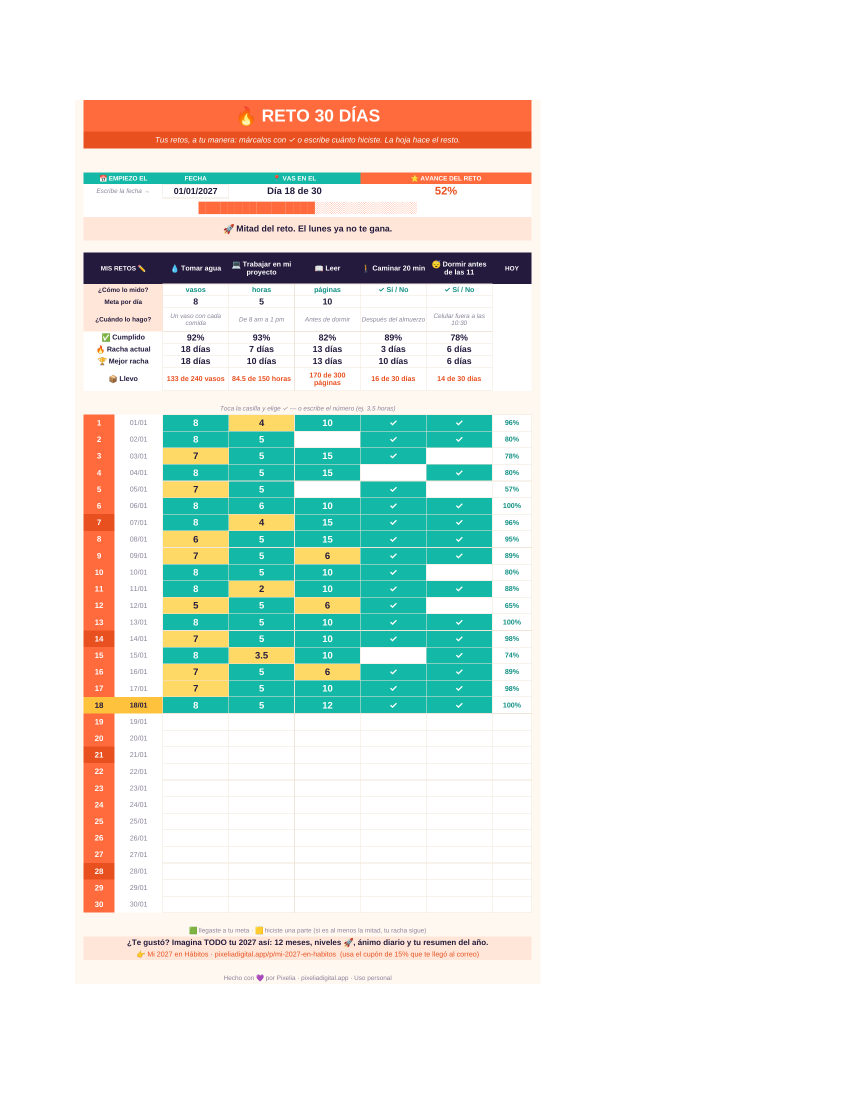
#> input picture herramientas/reto30/capturas/lleno.png, 1700 x 2200 px (shown at 1/2 size)
$ python demo_web.py capturas/lleno.png capturas/vacio.png capturas/vacio.png
#> lines starting #> are read from the running program, lines starting #| are printed output that depends on the picture
### herramientas/reto30/reel.py
"""Reel del regalo "Reto 30 Días" (fórmula de Diego: molestia → "ya no tienes que hacer esto" → magia → gratis).
Usa las capturas de capturas/ (las hace capturar.sh con LibreOffice) y las letras de fonts/ (Inter, OFL), así corre
igual en la sesión de Claude que en el contenedor del estudio.
  python3 reel.py salida.mp4 [--dur 3.4,1.6,7.2,3.8] [--audio audio.wav] [--poster poster.jpg]
--dur = segundos de cada escena (molestia, "ya no tienes que…", la hoja, gratis); voz.py los ajusta a la voz."""
import sys, json, subprocess, shutil, tempfile, pathlib
from PIL import Image, ImageDraw, ImageFont

HERE = pathlib.Path(__file__).resolve().parent
def arg(name, default=None):
    return sys.argv[sys.argv.index(name) + 1] if name in sys.argv else default
W, H, FPS = 1080, 1920, 24
F = lambda s, w="Bold": ImageFont.truetype(str(HERE / "fonts" / f"Inter-{w}.otf"), int(s))
ORANGE, PINK, INK, TEAL, YEL = (255, 107, 61), (255, 79, 163), (35, 26, 61), (20, 184, 166), (255, 217, 102)
PEACH_T = (255, 177, 153)

HOOK = ("¿Anotas tus metas", "y a la semana", "ya ni te acuerdas?")
LIBRETA_T = "Metas de esta semana"
LIBRETA = ["Ir al gym", "Trabajar 5 horas en lo mío", "Leer 10 páginas", "Ahorrar", "Dormir temprano"]
SELLO = ("OLVIDADO", "a los 5 días")

# ---------- geometría de la hoja (se detecta sola en la captura vacía) ----------
lleno = Image.open(HERE / "capturas" / "lleno.png").convert("RGB")
#> lleno is the input picture: PIL image 1700x2200 RGB; mean R, G, B 232.2, 236.5, 230.7
vacio = Image.open(HERE / "capturas" / "vacio.png").convert("RGB")
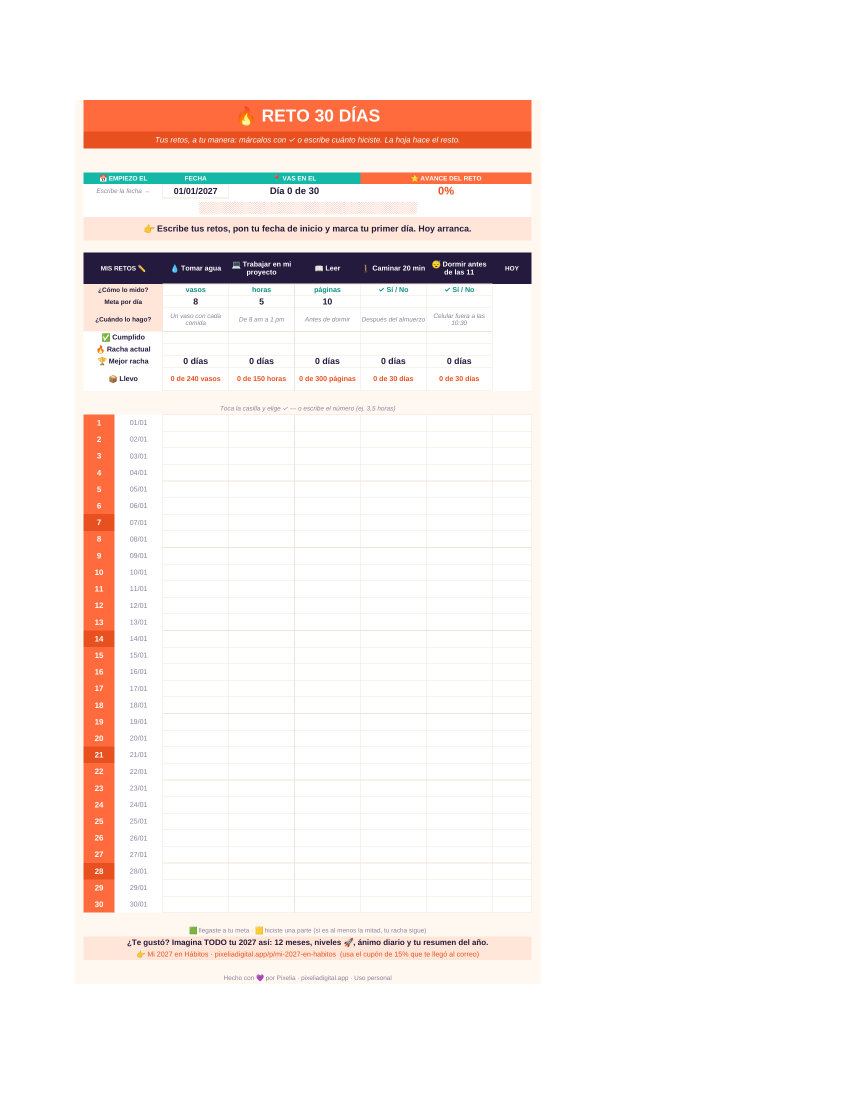
#> input picture herramientas/reto30/capturas/vacio.png, 1700 x 2200 px (shown at 1/2 size)
#> vacio is the input picture: PIL image 1700x2200 RGB; mean R, G, B 249.8, 242.8, 240.4
DATOS = json.load(open(HERE / "capturas" / "datos.json"))
#> (reads herramientas/reto30/capturas/datos.json from the repository)
def es(p, c, tol=30): return all(abs(a - b) <= tol for a, b in zip(p, c))
Wd, Hd = vacio.size
#> Wd = 1700; Hd = 2200
XB = next(x for x in range(Wd // 20, Wd // 2) if es(vacio.getpixel((x, int(Hd * 0.6))), ORANGE))  # columna de los días
#> XB = 167
X0 = XB - 4
#> X0 = 163
X1 = max(x for x in range(Wd // 2, Wd) if vacio.getpixel((x, int(Hd * 0.6)))[0] < 252 or vacio.getpixel((x, int(Hd * 0.6)))[2] < 252) + 4
#> X1 = 1084
col_or = [y for y in range(int(Hd * 0.35), Hd) if es(vacio.getpixel((XB + 6, y)), ORANGE) or es(vacio.getpixel((XB + 6, y)), (232, 80, 31))]
#> col_or = 996 values from 829 to 1824
DAY0, DAYN = col_or[0], col_or[-1] + 1      # primer y último píxel de los 30 días
#> DAY0 = 829; DAYN = 1825
ROW = (DAYN - DAY0) / 30
#> ROW = 33.2
ink = [y for y in range(int(Hd * 0.2), DAY0) if es(vacio.getpixel((XB + 6, y)), INK, 12)]
#> ink = 63 values from 505 to 567
HDR = (ink[0], DAY0 - int(ROW * 1.1))       # desde "MIS RETOS" hasta antes de la línea de ayuda (incluye ¿cómo lo mido?, meta, totales)
#> HDR = (505, 793)

def tira(img):
    a = img.crop((X0, HDR[0], X1, HDR[1])); b = img.crop((X0, DAY0, X1, DAYN))
    s = Image.new("RGB", (X1 - X0, a.height + b.height), "white"); s.paste(a, (0, 0)); s.paste(b, (0, a.height)); return s, a.height
#> after `s = Image.new('RGB', (X1 - X0, a.height + b.height), 'white')`: s: PIL image 921x1284 RGB; every value is 255
#> after `s.paste(b, (0, a.height))`:
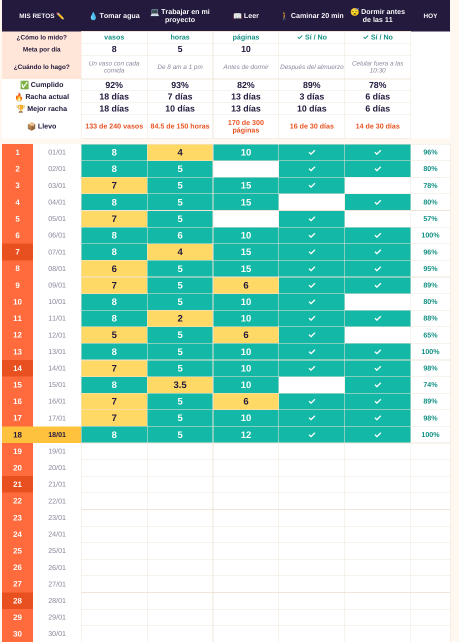
#> s: PIL image 921x1284 RGB (shown at 1/2 size); mean R, G, B 187.2, 214.5, 202.4
full, hh = tira(lleno); empty, _ = tira(vacio)
#> after `full, hh = tira(lleno)`: hh = 288
#> in tira (call 2), `a = img.crop((X0, HDR[0], X1, HDR[1]))`:
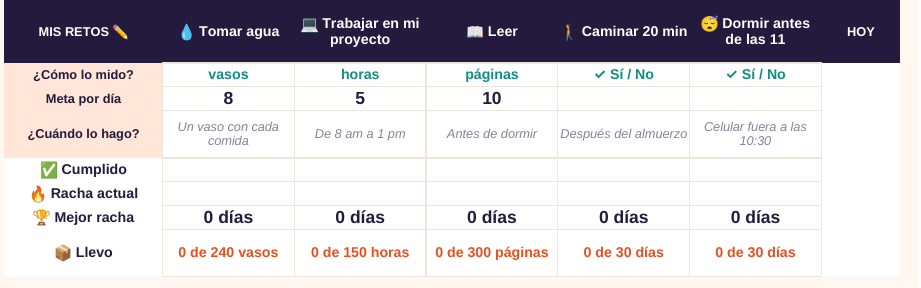
#> a: PIL image 921x288 RGB; mean R, G, B 205.9, 201.2, 206.4
#> in tira (call 2), `b = img.crop((X0, DAY0, X1, DAYN))`:
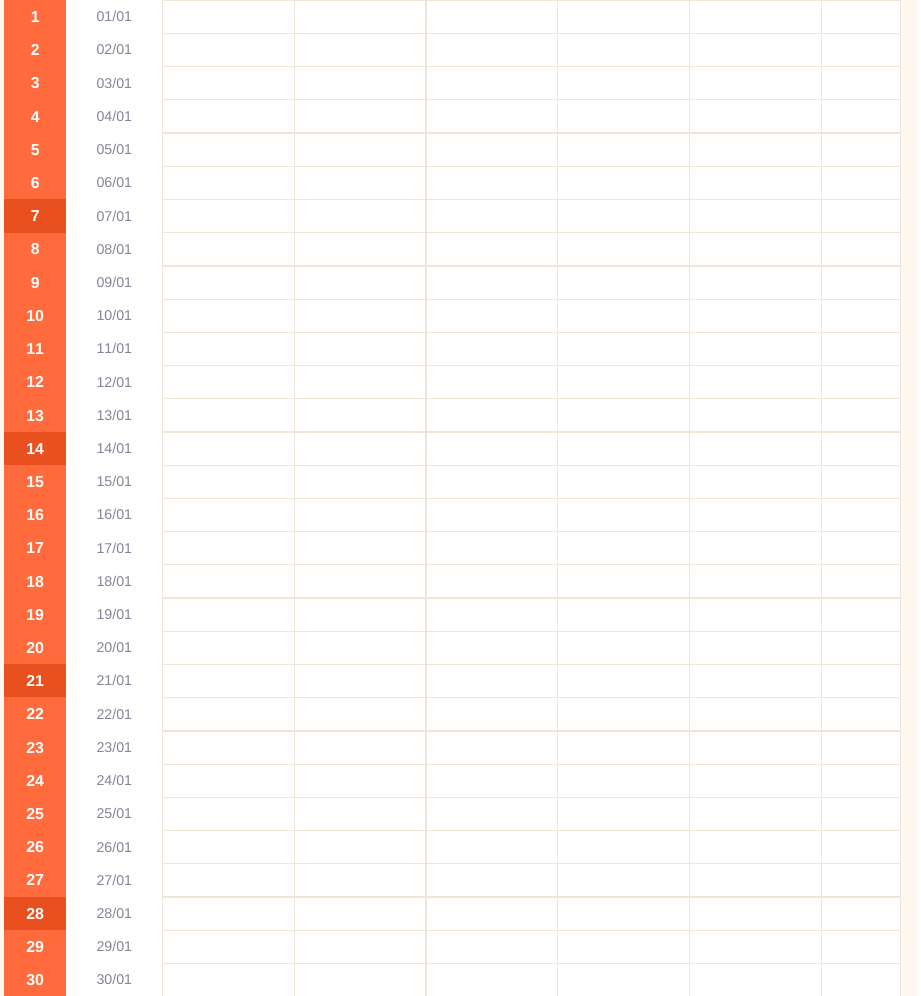
#> b: PIL image 921x996 RGB; mean R, G, B 253.9, 243.5, 240
#> in tira (call 2), `s.paste(b, (0, a.height))`:
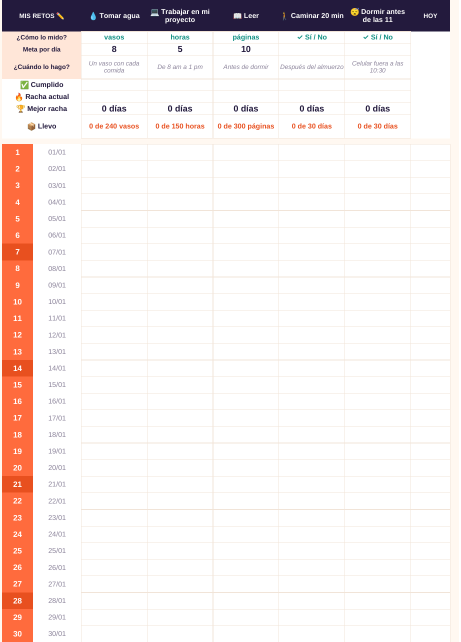
#> s: PIL image 921x1284 RGB (shown at 1/2 size); mean R, G, B 243.1, 234, 232.5
# arriba de la tira: el resumen del vacío (sin totales) hasta que termine de llenarse
SC = 1000 / full.width
#> SC = 1.09
full = full.resize((1000, round(full.height * SC)), Image.LANCZOS); empty = empty.resize(full.size, Image.LANCZOS)
#> after `full = full.resize((1000, round(full.height * SC)), Image.LANCZOS)`:
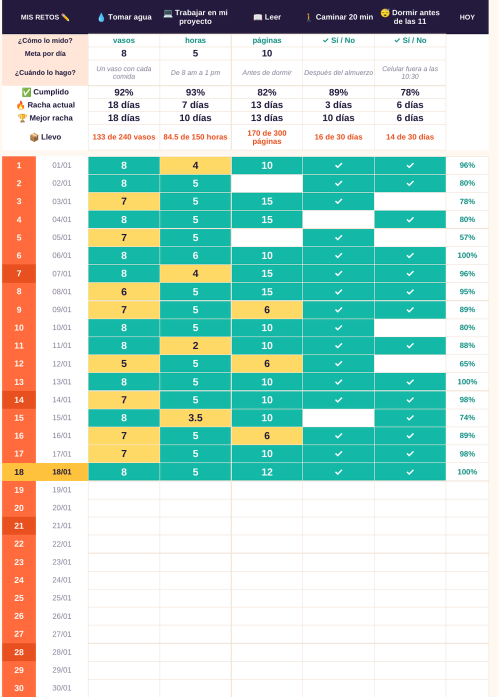
#> full: PIL image 1000x1394 RGB (shown at 1/2 size); mean R, G, B 187, 214.3, 202.1
HH = round(hh * SC)
#> HH = 313
fila_y = lambda n: HH + round((n - 1) * ROW * SC)   # y de arriba de la fila del día n
DIAS = len(DATOS)

def ease(x): x = max(0.0, min(1.0, x)); return 1 - (1 - x) ** 3
def bg(g):
    for y in range(0, H, 4):
        k = y / H; g.rectangle([0, y, W, y + 4], fill=(int(20 + 30 * k), int(14 + 6 * k), int(36 + 40 * k)))
def center(g, y, txt, f, fill, stroke=0, sc=None):
    g.text((W / 2, y), txt, font=f, fill=fill, anchor="mm", stroke_width=stroke, stroke_fill=sc)

# [27 lines left out: function libreta, not called in this run]

def frame(t):
    img = Image.new("RGB", (W, H)); g = ImageDraw.Draw(img); bg(g)
    t1, t2, t3 = D[0], D[0] + D[1], D[0] + D[1] + D[2]
    if t < t2:  # 1) la molestia + 2) "ya no tienes que hacer esto"
        libreta(img, t, dim=0.6 * ease((t - t1) / 0.3) if t > t1 else 0)
        g = ImageDraw.Draw(img)
        center(g, 200, HOOK[0], F(80, "Black"), "white")
        center(g, 300, HOOK[1], F(80, "Black"), "white")
        center(g, 400, HOOK[2], F(80, "Black"), PEACH_T)
        if t > t1:
            a = ease((t - t1) / 0.35); y = 1010 + int(60 * (1 - a))
            center(g, y - 70, "Ya no tienes que", F(96, "Black"), "white", 6, INK)
            center(g, y + 50, "hacer esto.", F(124, "Black"), ORANGE, 6, INK)
    elif t < t3:  # 3) la magia: la hoja se llena sola (con ✓ y con números)
        k = t - t2; dur = D[2]
        llenado = max(0.5, dur - 2.2)
        d = min(DIAS, int(max(0, k - 0.4) / llenado * DIAS) + (1 if k > 0.4 else 0))
        sheet = empty.copy()
        if d:
            sheet.paste(full.crop((0, HH, full.width, fila_y(d + 1))), (0, HH))
            if d >= DIAS: sheet.paste(full.crop((0, 0, full.width, HH)), (0, 0))   # al final aparecen los totales
        x = DATOS[d - 1] if d else {"dia": 0, "racha": 0, "pct": 0}
        center(g, 110, "Márcalo con ✓ o escribe cuánto hiciste", F(46, "Bold"), PEACH_T)
        cards = [("DÍA", f"{x['dia']} de 30", TEAL), ("RACHA", f"{x['racha']} días" if x["racha"] != 1 else "1 día", ORANGE), ("AVANCE", f"{x['pct']}%", PINK)]
        bw = 300
        for i, (lab, val, colr) in enumerate(cards):
            x0 = 60 + i * (bw + 30)
            g.rounded_rectangle([x0, 180, x0 + bw, 350], 28, fill="white")
            g.rounded_rectangle([x0, 180, x0 + bw, 234], 28, fill=colr); g.rectangle([x0, 208, x0 + bw, 234], fill=colr)
            g.text((x0 + bw / 2, 207), lab, font=F(30, "Bold"), fill="white", anchor="mm")
            g.text((x0 + bw / 2, 296), val, font=F(56, "Black"), fill=INK, anchor="mm")
        g.rounded_rectangle([60, 380, W - 60, 416], 18, outline=(255, 255, 255), width=3)
        if x["pct"]: g.rounded_rectangle([64, 384, 64 + int((W - 128) * x["pct"] / 100), 412], 16, fill=ORANGE)
        top = 450; vis = min(sheet.height, H - top - 30)
        card = Image.new("RGB", (sheet.width + 20, vis + 20), "white"); card.paste(sheet.crop((0, 0, sheet.width, vis)), (10, 10))
        img.paste(card, (W // 2 - card.width // 2, top))
        if k > llenado + 0.5:   # mensaje de la hoja
            a = ease((k - llenado - 0.5) / 0.35); s = 0.7 + 0.3 * a
            bwid, bh = int(940 * s), int(150 * s); bx = (W - bwid) // 2; by = 1600
            g.rounded_rectangle([bx, by, bx + bwid, by + bh], 40, fill=INK, outline=ORANGE, width=6)
            center(g, by + bh / 2 - 22 * s, "Mitad del reto.", F(52 * s, "Black"), "white")
            center(g, by + bh / 2 + 34 * s, "El lunes ya no te gana.", F(46 * s, "Bold"), PEACH_T)
    else:  # 4) gratis + llamada a la acción
        k = t - t3; a = ease(k / 0.4); p = D[3] / 3.8
        center(g, 380, "GRATIS", F(230 * (0.6 + 0.4 * a), "Black"), ORANGE, 8, INK)
        center(g, 560, "Reto 30 Días · Google Sheets y Excel", F(48, "Bold"), "white")
        if k > 0.5 * p:
            g.rounded_rectangle([90, 700, W - 90, 920], 46, fill="white")
            center(g, 770, "Comenta", F(64, "Bold"), INK); center(g, 860, "RETO", F(110, "Black"), PINK)
        if k > 1.1 * p:
            center(g, 1060, "o descárgalo en", F(50, "Medium"), (220, 215, 240))
            center(g, 1140, "pixeliadigital.app/reto", F(70, "Black"), "white")
            center(g, 1220, "(link en el perfil)", F(44, "Medium"), (220, 215, 240))
        if k > 1.8 * p:
            g.rounded_rectangle([140, 1400, W - 140, 1560], 40, fill=ORANGE)
            center(g, 1450, "Síguenos: cada semana", F(52, "Bold"), "white"); center(g, 1515, "un truco nuevo", F(52, "Bold"), "white")
    return img

D = [float(x) for x in arg("--dur", "3.4,1.6,7.2,3.8").split(",")]
# [8 lines left out: function render, not called in this run]

# [2 lines that do not run on import are left out]

### herramientas/reto30/demo_web.py
"""Clip corto en bucle para la página /reto: la hoja llenándose sola (escena 3 del reel, sin textos de anuncio).
Uso: python3 demo_web.py salida.mp4 poster.jpg"""
import sys, subprocess, tempfile, shutil
sys.argv = [sys.argv[0], "x", *sys.argv[1:]]
import reel
OUT, POSTER = sys.argv[2], sys.argv[3]
reel.D = [0.0, 0.0, 6.5, 0.0]
tmp = tempfile.mkdtemp(); fps = 24; n = int(6.5 * fps)
for i in range(n + 24):   # +1 s quieto al final antes de repetir
    im = reel.frame(min(i, n - 1) / fps).crop((0, 160, 1080, 1580)).resize((720, 946))
    im.save(f"{tmp}/{i:04d}.jpg", quality=86)
    if i == n - 1: im.save(POSTER, quality=84)
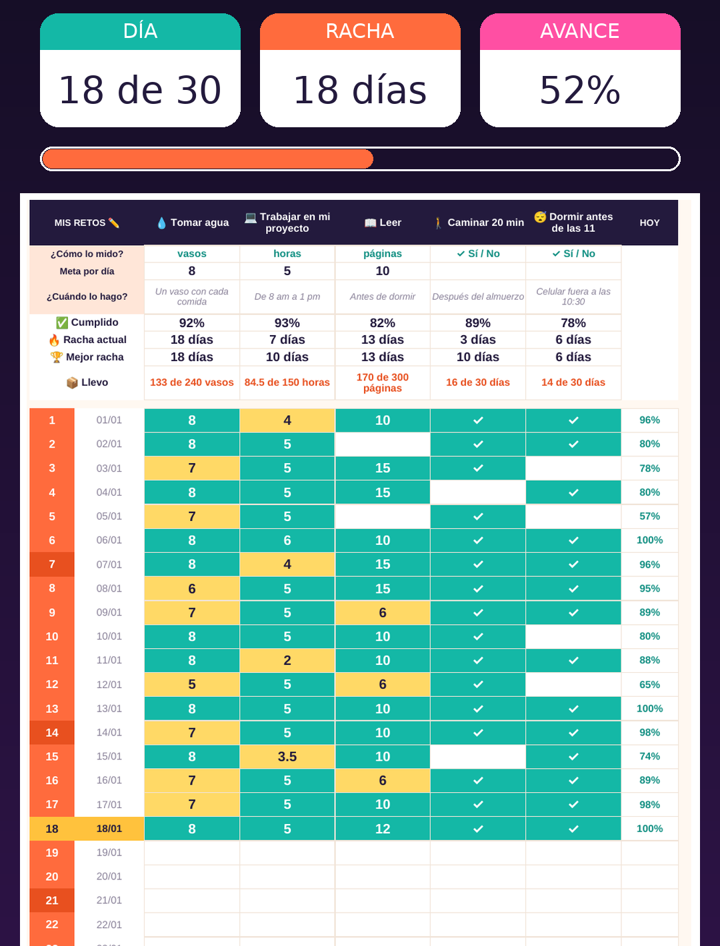
#> im: PIL image 720x946 RGB; mean R, G, B 159, 181, 174.8
subprocess.run(["ffmpeg", "-y", "-loglevel", "error", "-framerate", str(fps), "-i", f"{tmp}/%04d.jpg", "-c:v", "libx264", "-preset", "veryfast",
                "-crf", "27", "-pix_fmt", "yuv420p", "-movflags", "+faststart", "-an", OUT], check=True)
#> (this line was passed over: subprocess is not available in this run)
shutil.rmtree(tmp); print("ok", OUT)
